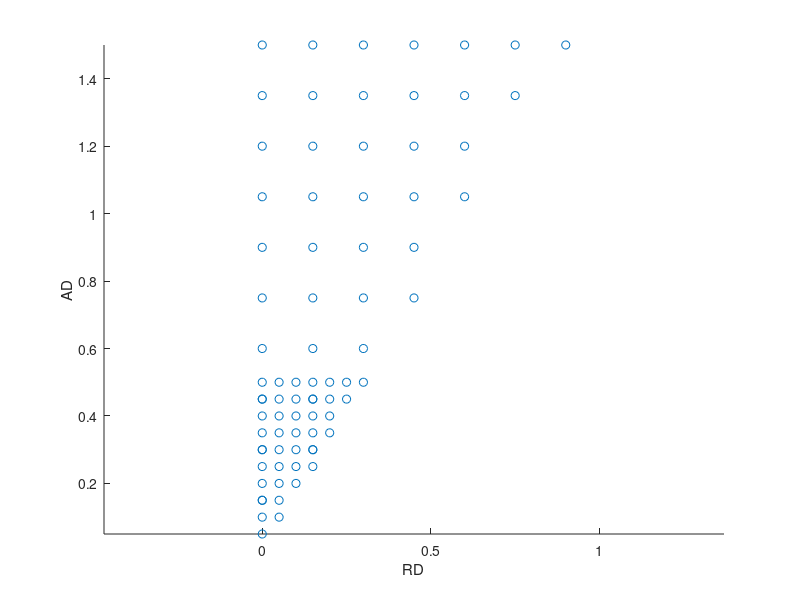

The MATLAB script that drew this image:
function basis_set_new
%% input parameters
axial1area = 0: 0.15: 1.5;
radial1area = 0: 0.15: 1.5;

axial2area = 0:0.05:0.5;
radial2area = 0:0.05:0.5;

axial3area = 0:0.05:0.5;
radial3area = 0:0.05:0.5;

%% generate basis set
axial2 = zeros(1,length(axial1area)*length(radial1area));
radial2 = zeros(1,length(axial1area)*length(radial1area));
for ii = 1 : length(axial1area)
    for jj = 1 : length(radial1area)
        axial2((ii-1)*length(radial1area) + jj) = axial1area(ii);
        radial2((ii-1)*length(radial1area) + jj) = radial1area(jj);
    end
end
index = find((axial2>radial2));
axial3 = axial2(index);
radial3 = radial2(index);

axial4 = zeros(1,length(axial2area)*length(radial2area));
radial4 = zeros(1,length(axial2area)*length(radial2area));
for ii = 1 : length(axial2area)
    for jj = 1 : length(radial2area)
        axial4((ii-1)*length(radial2area) + jj) = axial2area(ii);
        radial4((ii-1)*length(radial2area) + jj) = radial2area(jj);
    end
end
index = find(axial4>radial4);
axial5 = axial4(index);
radial5 = radial4(index);

axial6 = zeros(1,length(axial3area)*length(radial3area));
radial6 = zeros(1,length(axial3area)*length(radial3area));
for ii = 1 : length(axial3area)
    for jj = 1 : length(radial3area)
        axial6((ii-1)*length(radial3area) + jj) = axial3area(ii);
        radial6((ii-1)*length(radial3area) + jj) = radial3area(jj);
    end
end
index = find(axial6>radial6);
axial7 = axial6(index);
radial7 = radial6(index);

fAnisotropicBasisAxial=[axial3 axial5 axial7];
fAnisotropicBasisRadial=[radial3 radial5 radial7];
D = [fAnisotropicBasisAxial;fAnisotropicBasisRadial];
D = D';
D = unique(D,'rows');
D = D';
fAnisotropicBasisAxial = D(1,:);
fAnisotropicBasisRadial = D(2,:);
for xx=1:length(fAnisotropicBasisAxial)
    fa(xx) = sqrt(1/2)*(sqrt((fAnisotropicBasisAxial(xx)- fAnisotropicBasisRadial(xx))^2+(fAnisotropicBasisAxial(xx)- fAnisotropicBasisRadial(xx))^2+(0)^2))/(sqrt( fAnisotropicBasisAxial(xx)^2+ fAnisotropicBasisRadial(xx)^2+ fAnisotropicBasisRadial(xx)^2));
end
index=find(fa>=0.3);
fAnisotropicBasisAxial = fAnisotropicBasisAxial(index);
fAnisotropicBasisRadial = fAnisotropicBasisRadial(index);




%% plot basis set
scatter(fAnisotropicBasisRadial,fAnisotropicBasisAxial,'r*');
axis equal;
xlabel('RD');
ylabel('AD');

%% save to new files
filename = 'diffusivities_basis_set.mat';
save(filename,'fAnisotropicBasisAxial','fAnisotropicBasisRadial');
clear
display('program end')